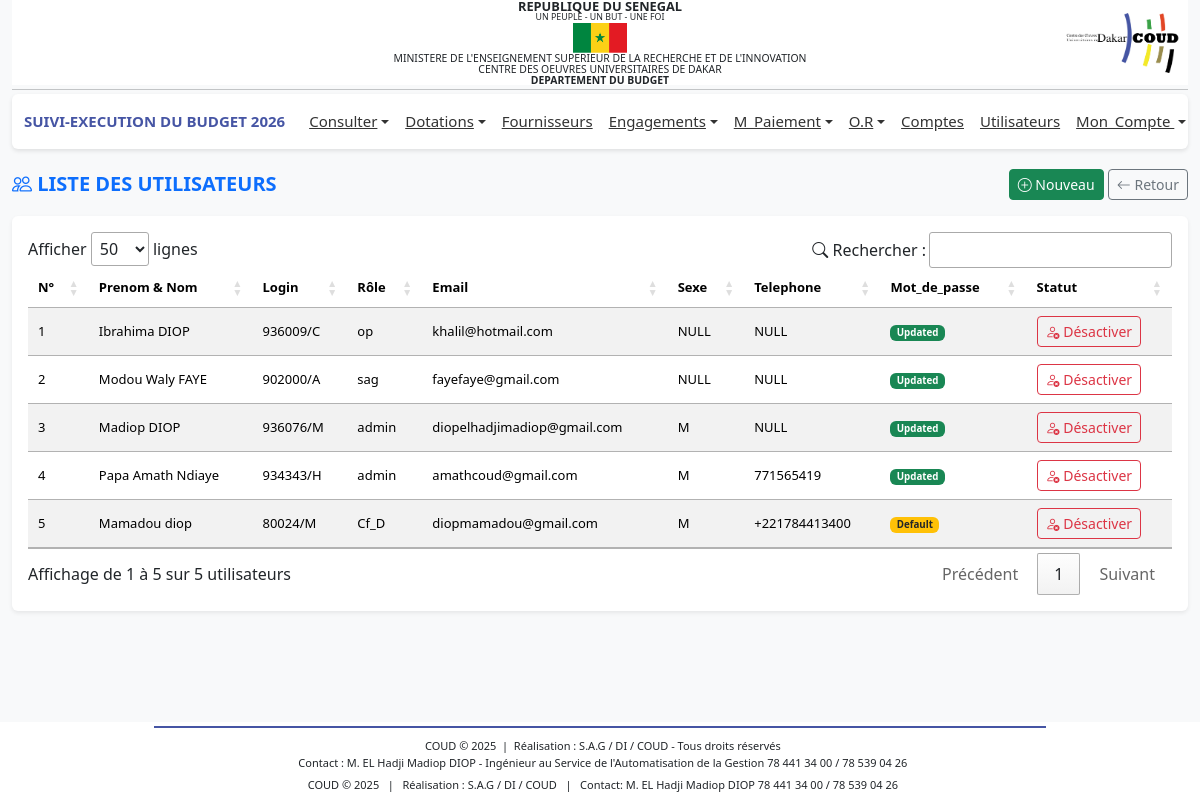
/profiles/dba/liste_users.php (signed in), run on the app's committed database.
### tables this page shows
CREATE TABLE IF NOT EXISTS `bud_users` (
  `idUser` int NOT NULL AUTO_INCREMENT,
  `nom` varchar(100) DEFAULT NULL,
  `log` varchar(100) DEFAULT NULL,
  `mdp` varchar(255) DEFAULT NULL,
  `email` varchar(100) DEFAULT NULL,
  `priv` varchar(100) DEFAULT NULL,
  `telephone` varchar(20) DEFAULT NULL,
  `sexe` varchar(15) DEFAULT NULL,
  `type_mdp` varchar(50) DEFAULT NULL,
  `statut` tinyint(1) NOT NULL DEFAULT '1',
  `date_sys` date NOT NULL,
  `an` varchar(10) DEFAULT NULL,
  PRIMARY KEY (`idUser`),
  UNIQUE KEY `log` (`log`),
  UNIQUE KEY `email` (`email`)
);

### includes/fonctions.php (called while the page is built, shortened)
<?php
function connexionBD()
{
    $connexion = mysqli_connect('localhost', 'root', '', 'budget_db_2024') or
        die('Serveur inaccessible. Merci de reessayer plus tard.');
    return $connexion;
}
$connexion = connexionBD();
function getAllUsers()
{
    global $connexion;
    $query = 'SELECT * FROM `bud_users` ORDER BY date_sys DESC';
    $result = $connexion->query($query);
    if ($result->num_rows > 0) {
        return $result->fetch_all(MYSQLI_ASSOC);
    } else {
        return [];
    }
}
?>

### profiles/dba/liste_users.php (the view, shortened to what this page needs)
<?php include '../../includes/fonctions.php';?>
<?php include '../../includes/header.php';?>
<link rel="stylesheet" href="https://cdn.datatables.net/1.13.6/css/jquery.dataTables.min.css">
<link rel="stylesheet" href="https://cdn.jsdelivr.net/npm/bootstrap-icons@1.11.3/font/bootstrap-icons.css">
<main class="container-fluid mt-3">
    <div class="d-flex justify-content-between align-items-center mb-3">
        <h5 class="text-primary fw-bold mb-0">
            <i class="bi bi-people"></i> LISTE DES UTILISATEURS
        </h5>
        <div>
            <a href="add_user.php" class="btn btn-success btn-sm">
                <i class="bi bi-plus-circle"></i> Nouveau
            </a>
            <a href="javascript:history.back()" class="btn btn-outline-secondary btn-sm">
                <i class="bi bi-arrow-left"></i> Retour
            </a>
        </div>
    </div>
    <div class="card shadow-sm border-0">
        <div class="card-body">
            <table id="tableUsers" class="table table-striped table-hover align-middle">
                <thead class="custom-header">
                    <tr>
                        <th>N°</th>
                        <th>Prenom & Nom</th>
                        <th>Login</th>
                        <th>Rôle</th>
                        <th>Email</th>
                        <th>Sexe</th>
                        <th>Telephone</th>
                        <th>Mot_de_passe</th>
                        <th>Statut</th>
                    </tr>
                </thead>
                <tbody>
                    <?php
                    $users = getAllUsers();
                    $n = 1;
                    ?>
                    <?php if (!empty($users)) : ?>
                    <?php foreach ($users as $user) : ?>
                    <tr>
                        <td><?= $n ?></td>
                        <td><?= htmlspecialchars($user['nom']) ?></td>
                        <td><?= htmlspecialchars($user['log']) ?></td>
                        <td><?= htmlspecialchars($user['priv']) ?></td>
                        <td><?= htmlspecialchars($user['email']) ?></td>
                        <td><?= htmlspecialchars($user['sexe']??"NULL") ?></td>
                        <td><?= htmlspecialchars($user['telephone']??"NULL") ?></td>
                        <td>
                            <span
                                class="badge <?= ($user['type_mdp'] == 'updated') ? 'bg-success' : 'bg-warning text-dark'; ?>">
                                <?= ucfirst(htmlspecialchars($user['type_mdp'])) ?>
                            </span>
                        </td>
                        <td>
                            <a href="?toggle_id=<?= $user['idUser'] ?>"
                                class="btn btn-sm <?= ($user['statut']) ? 'btn-outline-danger' : 'btn-outline-success' ?>"
                                onclick="return confirm('Confirmer cette action ?')">
                                <i class="bi <?= ($user['statut']) ? 'bi-person-x' : 'bi-person-check' ?>"></i>
                                <?= ($user['statut']) ? 'Désactiver' : 'Activer' ?>
                            </a>
                        </td>
                    </tr>
                    <?php $n++; ?>
                    <?php endforeach; ?>
                    <?php endif; ?>
                </tbody>
            </table>
        </div>
    </div>
</main>
<?php include '../../includes/footer.php';?>
<link rel="stylesheet" href="https://cdn.datatables.net/buttons/2.4.2/css/buttons.dataTables.min.css">

### includes/header.php (style rules this page uses)
body { font-family: 'Segoe UI', Tahoma, sans-serif; background-color: #f8f9fa; margin: 0; display: flex; flex-direction: column; min-height: 100vh; }
main { flex: 1; }

### profiles/dba/liste_users.php (style rules this page uses)
.custom-header { background-color: #4655a4; color: #fff; }
#tableUsers th, #tableUsers td { text-align: left !important; vertical-align: middle; font-size: 13px !important; }

### data on the page
bud_users: nom "Ibrahima DIOP", log "936009/C", priv "op", email "khalil@hotmail.com", sexe "NULL", telephone "NULL", type_mdp "Updated", statut 1 (drawn)
bud_users: nom "Modou Waly FAYE", log "902000/A", priv "sag", email "fayefaye@gmail.com", sexe "NULL", telephone "NULL", type_mdp "Updated", statut 1 (drawn)
bud_users: nom "Madiop DIOP", log "936076/M", priv "admin", email "diopelhadjimadiop@gmail.com", sexe "M", telephone "NULL", type_mdp "Updated", statut 1 (drawn)
bud_users: nom "Papa Amath Ndiaye", log "934343/H", priv "admin", email "amathcoud@gmail.com", sexe "M", telephone "771565419", type_mdp "Updated", statut 1 (drawn)
bud_users: nom "Mamadou diop", log "80024/M", priv "Cf_D", email "diopmamadou@gmail.com", sexe "M", telephone "+221784413400", type_mdp "Default", statut 1 (drawn)

### other printed values
$_SESSION['an'] "2026"
